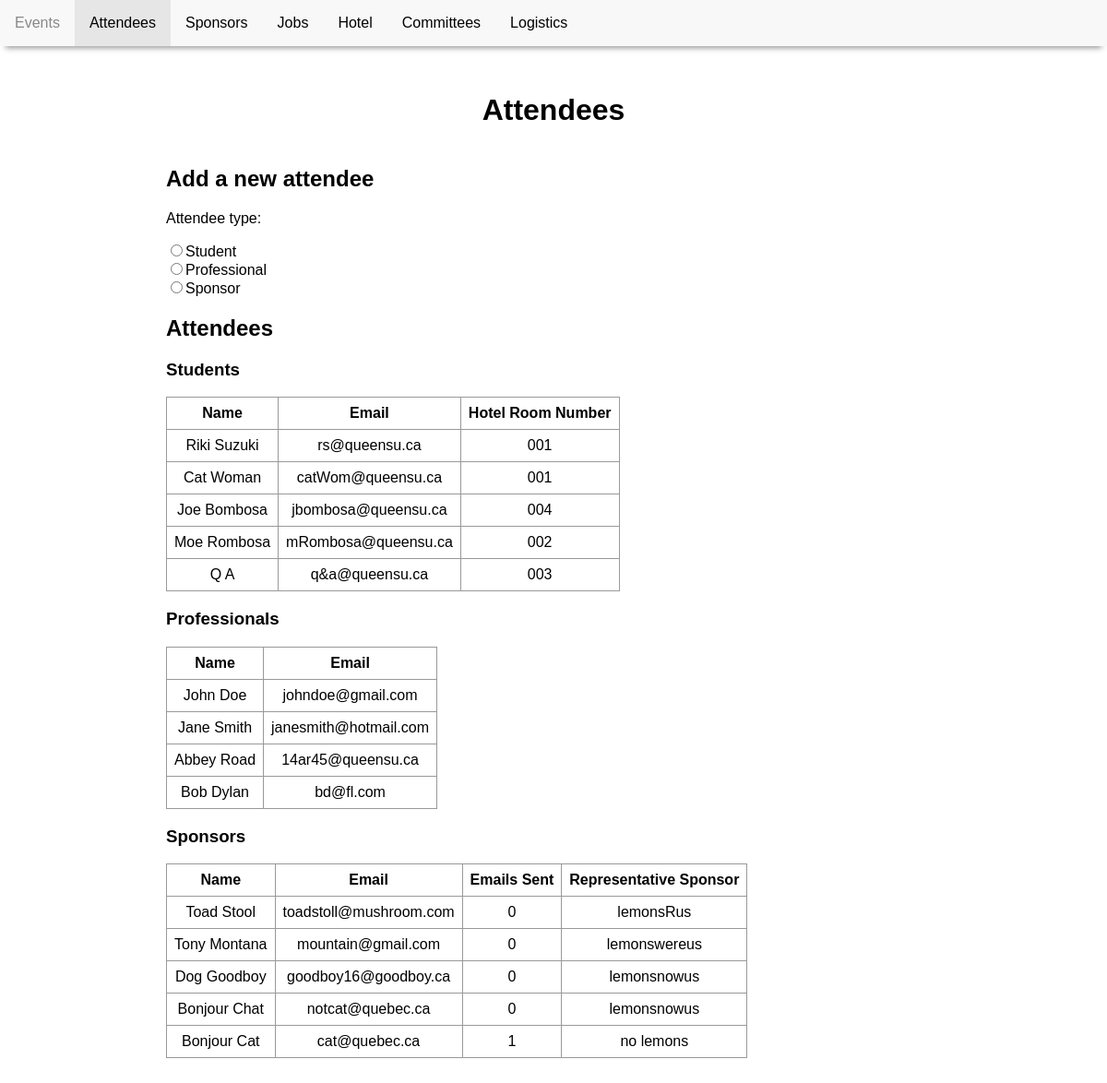
The page /attendees.php on the database its author committed.
### tables this page shows
CREATE TABLE Student(
    id int NOT NULL AUTO_INCREMENT,
    firstName varchar(20) NOT NULL,
    lastName varchar(30) NOT NULL,
    email varchar(50),
    roomNumber char(3),
    PRIMARY KEY (id),
    FOREIGN KEY (roomNumber) REFERENCES HotelRoom (roomNumber) ON DELETE SET NULL
);

CREATE TABLE Professional(
    id int NOT NULL AUTO_INCREMENT,
    firstName varchar(20) NOT NULL,
    lastName varchar(30) NOT NULL,
    email varchar(50),
    PRIMARY KEY (id)
);

### attendees.php (the view, shortened to what this page needs)
<!DOCTYPE html>
<html>
<head>
    <link href="conference.css" type="text/css" rel="stylesheet" />
</head>
<body onload="newattendeeform.reset()">
    <nav>
        <ul class="navbar">
            <li><a href="index.php">Events</a></li>
            <li><a class="active" href="attendees.php">Attendees</a></li>
            <li><a href="sponsors.php">Sponsors</a></li>
            <li><a href="jobs.php">Jobs</a></li>
            <li><a href="hotel.php">Hotel</a></li>
            <li><a href="committees.php">Committees</a></li>
            <li><a href="logistics.php">Logistics</a></li>
        </ul>
    </nav>
    <header>
        <h1>Attendees</h1>
    </header>
    <div class="main">
        <?php include 'pdo.php'; ?>
        <div id='newattendee'>
            <h2>Add a new attendee</h2>
            <form name="newattendeeform" action="" method="post">
                <p>Attendee type:</p>
                <input type="radio" name="attendeetype" value="student" onclick="selected(this)">Student<br>
                <input type="radio" name="attendeetype" value="professional" onclick="selected(this)">Professional<br>
                <input type="radio" name="attendeetype" value="sponsor" onclick="selected(this)">Sponsor<br>
            </form>
        </div>
        <div id="listattendees">
            <h2>Attendees</h2>
            <h3>Students</h3>
            <?php
            $query = "SELECT CONCAT(firstName, \" \", lastName) AS fullName, email, roomNumber FROM Student";
            $stmt = $pdo->prepare($query);
            $stmt->execute();
            echo "<table>";
            echo "<tr><th>Name</th><th>Email</th><th>Hotel Room Number</th></tr>";
            while ($student = $stmt->fetch()) {
                $fullName = $student["fullName"];
                $email = $student["email"];
                $roomNumber = $student["roomNumber"];
                echo "<tr><td>$fullName</td><td>$email</td><td>$roomNumber</td></tr>";
            }
            echo "</table>";
            ?>
            <h3>Professionals</h3>
            <?php
            $query = "SELECT CONCAT(firstName, \" \", lastName) AS fullName, email FROM Professional";
            $stmt = $pdo->prepare($query);
            $stmt->execute();
            echo "<table>";
            echo "<tr><th>Name</th><th>Email</th></tr>";
            while ($professional = $stmt->fetch()) {
                $fullName = $professional["fullName"];
                $email = $professional["email"];
                echo "<tr><td>$fullName</td><td>$email</td></tr>";
            }
            echo "</table>";
            ?>
            <h3>Sponsors</h3>
            <?php
            $query = "SELECT CONCAT(firstName, \" \", lastName) AS fullName, email, emailsSent, companyName FROM Sponsor";
            $stmt = $pdo->prepare($query);
            $stmt->execute();
            echo "<table>";
            echo "<tr><th>Name</th><th>Email</th><th>Emails Sent</th><th>Representative Sponsor</th></tr>";
            while ($sponsor = $stmt->fetch()) {
                $fullName = $sponsor["fullName"];
                $email = $sponsor["email"];
                $emailsSent = $sponsor["emailsSent"];
                $companyName = $sponsor["companyName"];
                echo "<tr><td>$fullName</td><td>$email</td><td>$emailsSent</td><td>$companyName</td></tr>";
            }
            echo "</table>";
            ?>
        </div>
    </div>
    <footer>
    </footer>
</body>
</html>

### conference.css (style rules this page uses)
html { margin: 0; padding: 0; height: 100%; width: 100%; }
body { font-family: sans-serif; height: 100%; width: 100%; margin: 0; padding: 0; display: grid; grid-template-columns: 15% 35% 35% 15%; grid-template-rows: 10% 10% auto 10%; grid-template-areas: "navbar navbar navbar navbar" ". header header ." ". main main ." "footer footer footer footer"; }
nav { grid-area: navbar; position: fixed; width:100%; z-index: 999; box-shadow: 0 8px 6px -6px rgb(151, 151, 151); }
nav ul { list-style-type: none; margin: 0; padding: 0; overflow: hidden; background-color: rgb(248, 248, 248); }
nav ul li { float: left; }
nav ul li a { display: block; padding: 16px; color: black; text-decoration: none; }
nav ul li a.active { background-color: rgb(230, 230, 230); color: black; }
header { grid-area: header; text-align: center; }
.main { grid-area: main; }
table { border-collapse: collapse; }
td,th { border: 1px solid #999; padding: 0.5rem; text-align: center; }
footer { grid-area: footer; }

### rows shown on the page
student: fullName "Riki Suzuki", email "rs@queensu.ca", roomNumber "001"
student: fullName "Cat Woman", email "catWom@queensu.ca", roomNumber "001"
student: fullName "Joe Bombosa", email "jbombosa@queensu.ca", roomNumber "004"
student: fullName "Moe Rombosa", email "mRombosa@queensu.ca", roomNumber "002"
student: fullName "Q A", email "q&a@queensu.ca", roomNumber "003"
professional: fullName "John Doe", email "johndoe@gmail.com"
professional: fullName "Jane Smith", email "janesmith@hotmail.com"
professional: fullName "Abbey Road", email "14ar45@queensu.ca"
professional: fullName "Bob Dylan", email "bd@fl.com"

### other values the page prints
$fullName "Toad Stool"
$email "toadstoll@mushroom.com"
$emailsSent "0"
$companyName "lemonsRus"
$fullName "Tony Montana"
$email "mountain@gmail.com"
$companyName "lemonswereus"
$fullName "Dog Goodboy"
$email "goodboy16@goodboy.ca"
$companyName "lemonsnowus"
$fullName "Bonjour Chat"
$email "notcat@quebec.ca"
$fullName "Bonjour Cat"
$email "cat@quebec.ca"
$emailsSent "1"
